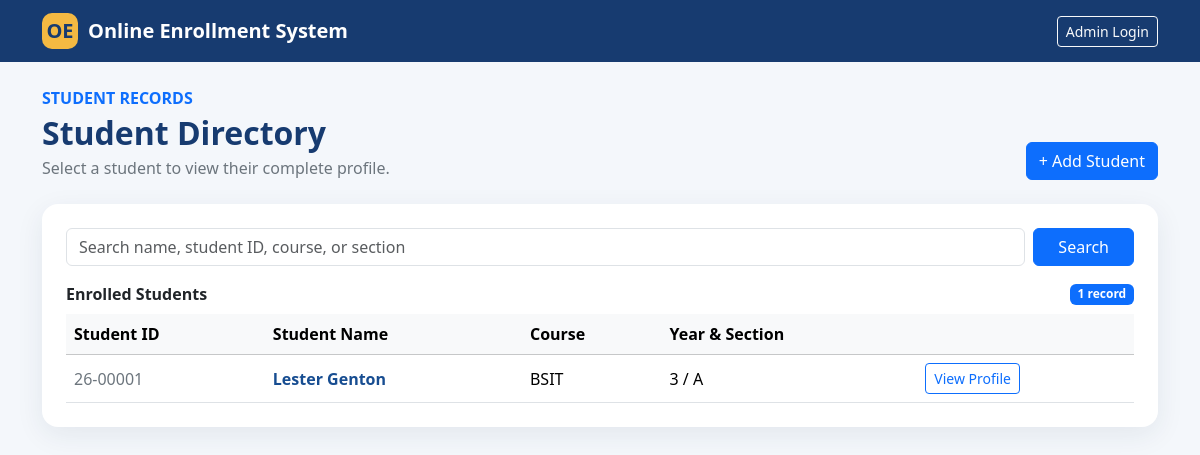
The page / on the database its author committed.
### students/models.py (models this page shows, shortened)
class Student(models.Model):
    GENDER_CHOICES = [
        ("Male", "Male"),
        ("Female", "Female"),
        ("Prefer not to say", "Prefer not to say"),
    ]
    student_id = models.CharField(max_length=30, unique=True)
    first_name = models.CharField(max_length=100)
    last_name = models.CharField(max_length=100)
    email = models.EmailField(blank=True)
    phone = models.CharField(max_length=30, blank=True)
    birth_date = models.DateField(null=True, blank=True)
    gender = models.CharField(max_length=30, choices=GENDER_CHOICES, blank=True)
    address = models.TextField(blank=True)
    guardian_name = models.CharField(max_length=200, blank=True)
    guardian_contact = models.CharField(max_length=30, blank=True)
    course = models.CharField(max_length=150, blank=True)
    year_level = models.CharField(max_length=50, blank=True)
    section = models.CharField(max_length=50, blank=True)
    previous_school = models.CharField(max_length=200, blank=True)
    created_at = models.DateTimeField(auto_now_add=True)
    class Meta:
        ordering = ["last_name", "first_name"]
    @property
    def full_name(self):
        return f"{self.first_name} {self.last_name}"

### students/views.py (the view, shortened to what this page needs)
# urls.py: path("", views.student_list, name="student_list"),
def student_list(request):
    query = request.GET.get("q", "").strip()
    students = Student.objects.all()
    return render(request, "students/student_list.html", {
        "students": students,
        "query": query,
    })

### students/templates/students/student_list.html (shortened to what this page needs)
{% extends "students/base.html" %}
{% block content %}
<div class="d-flex flex-wrap justify-content-between align-items-end gap-3 mb-4">
    <div>
        <p class="text-primary fw-semibold mb-1">STUDENT RECORDS</p>
        <h1 class="h2 section-title mb-1">Student Directory</h1>
        <p class="text-secondary mb-0">Select a student to view their complete profile.</p>
    </div>
    <a href="/admin/students/student/add/" class="btn btn-primary">+ Add Student</a>
</div>
<div class="card page-card p-3 p-md-4">
    <form method="get" class="row g-2 mb-3">
        <div class="col-sm">
            <input class="form-control" type="search" name="q" value="{{ query }}" placeholder="Search name, student ID, course, or section">
        </div>
        <div class="col-auto"><button class="btn btn-primary px-4" type="submit">Search</button></div>
    </form>
    <div class="d-flex justify-content-between align-items-center mb-2">
        <span class="fw-semibold">Enrolled Students</span>
        <span class="badge text-bg-primary">{{ students|length }} record{{ students|length|pluralize }}</span>
    </div>
    <div class="table-responsive">
        <table class="table table-hover align-middle mb-0">
            <thead class="table-light">
                <tr><th>Student ID</th><th>Student Name</th><th>Course</th><th>Year & Section</th><th></th></tr>
            </thead>
            <tbody>
            {% for student in students %}
                <tr>
                    <td class="text-secondary">{{ student.student_id }}</td>
                    <td><a class="student-link" href="{% url 'students:student_detail' student.pk %}">{{ student.full_name }}</a></td>
                    <td>{{ student.course|default:"—" }}</td>
                    <td>{{ student.year_level|default:"—" }}{% if student.section %} / {{ student.section }}{% endif %}</td>
                    <td><a class="btn btn-sm btn-outline-primary" href="{% url 'students:student_detail' student.pk %}">View Profile</a></td>
                </tr>
            {% empty %}
                <tr><td colspan="5" class="text-center text-secondary py-5">
                    No student records found. Add student records through the Admin Login.
                </td></tr>
            {% endfor %}
            </tbody>
        </table>
    </div>
</div>
{% endblock %}

### students/templates/students/base.html (style rules this page uses)
body { background: #f4f7fb; color: #243247; }
.page-card { border: 0; border-radius: 16px; box-shadow: 0 8px 28px rgba(22,48,82,.08); }
.student-link { color: #174d91; font-weight: 600; text-decoration: none; }
.section-title { color:#173b70; font-weight:700; }

### rows shown on the page
Student: student_id "26-00001", full_name "Lester Genton", course "BSIT", year_level "3", section "A"

### other values the page prints
{{ students|length }} "1"
